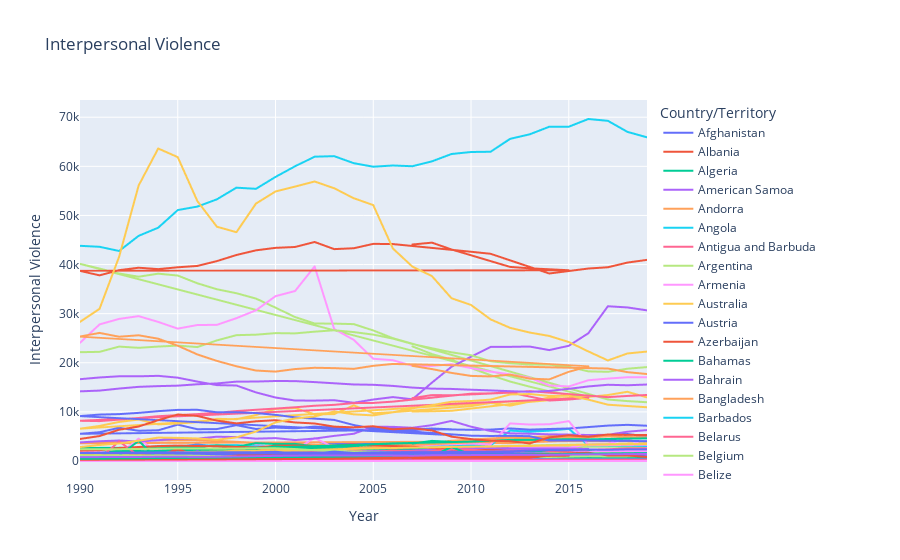

The notebook cell saved with this chart:
### Markdown cell above
Vamos começar analisando a causa de morte que o Brasil Lidera: a Interpesonal Violence.

### Code cell
import plotly.express as px

# Gráfico de linhas para mostrar a evolução do número de mortes por INTERPERSONAL VIOLENCE no Brasil

fig = px.line(df, x="Year", y="Interpersonal Violence", color="Country/Territory", title="Interpersonal Violence")
fig.show()
